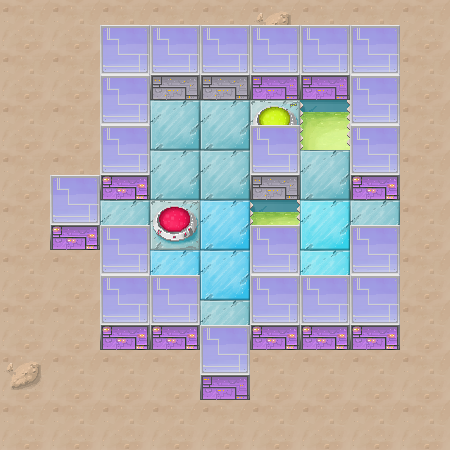

The image is a tile-based game level rendered from a .tmx file. Its description and source (layers, tilesets, objects; grid data summarised) follow:
An orthogonal 9x9 tile map with 50x50 px tiles, 3 tile layers (collision, floor, wall), 6 tilesets and 10 objects (3x generator, 2x trap, 2x vent, finish, player, ...).

<map version="1.0" orientation="orthogonal" width="9" height="9" tilewidth="50" tileheight="50">
 <tileset firstgid="1" name="floor" tilewidth="50" tileheight="50">
  <image source="../img/floor.png" width="250" height="150" />
 </tileset>
 <tileset firstgid="16" name="walls" tilewidth="50" tileheight="75">
  <image source="../img/walls.png" width="200" height="75" />
 </tileset>
 <tileset firstgid="20" name="collision" tilewidth="50" tileheight="50">
  <image source="../img/collision.png" width="100" height="50" />
  <tile id="0">
   <properties>
    <property name="type" value="solid" />
   </properties>
  </tile>
  <tile id="1">
   <properties>
    <property name="type" value="solid" />
    <property name="water" value="true" />
   </properties>
  </tile>
 </tileset>
 <tileset firstgid="22" name="moving_block" tilewidth="50" tileheight="75">
  <image source="../img/moving_block.png" width="50" height="75" />
 </tileset>
 <tileset firstgid="23" name="generator" tilewidth="50" tileheight="75">
  <image source="../img/generator.png" width="100" height="75" />
 </tileset>
 <tileset firstgid="25" name="trap" tilewidth="50" tileheight="50">
  <image source="../img/trap.png" width="50" height="100" />
 </tileset>
 <layer name="collision" width="9" height="9">
  <data>[81 cells, 25 non-empty, 2 distinct tile ids]</data>
 </layer>
 <layer name="floor" width="9" height="9">
  <data>[81 cells, 76 non-empty, 11 distinct tile ids]</data>
 </layer>
 <objectgroup name="objects" width="9" height="9">
  <object name="finish" x="250" y="100" width="50" height="50" />
  <object name="player" x="150" y="175" width="50" height="75" />
  <object name="generator" x="200" y="75" width="50" height="75">
   <properties>
    <property name="activate" value="id3" />
   </properties>
  </object>
  <object name="generator" x="200" y="275" width="50" height="75">
   <properties>
    <property name="activate" value="id2" />
   </properties>
  </object>
  <object name="moving_block" x="100" y="175" width="50" height="75">
   <properties>
    <property name="direction" value="right" />
    <property name="id" value="id3" />
    <property name="offset" value="3" />
   </properties>
  </object>
  <object name="generator" x="350" y="175" width="50" height="75">
   <properties>
    <property name="activate" value="id1" />
   </properties>
  </object>
  <object name="trap" x="250" y="200" width="50" height="50">
   <properties>
    <property name="id" value="id1" />
   </properties>
  </object>
  <object name="trap" x="300" y="100" width="50" height="50">
   <properties>
    <property name="id" value="id2" />
   </properties>
  </object>
 </objectgroup>
 <layer name="wall" width="9" height="9">
  <data>[81 cells, 21 non-empty, 1 distinct tile ids]</data>
 </layer>
 <objectgroup name="vent" width="9" height="9">
  <object name="vent" x="100" y="50" width="50" height="50" />
  <object name="vent" x="350" y="250" width="50" height="50" />
 </objectgroup>
</map>
